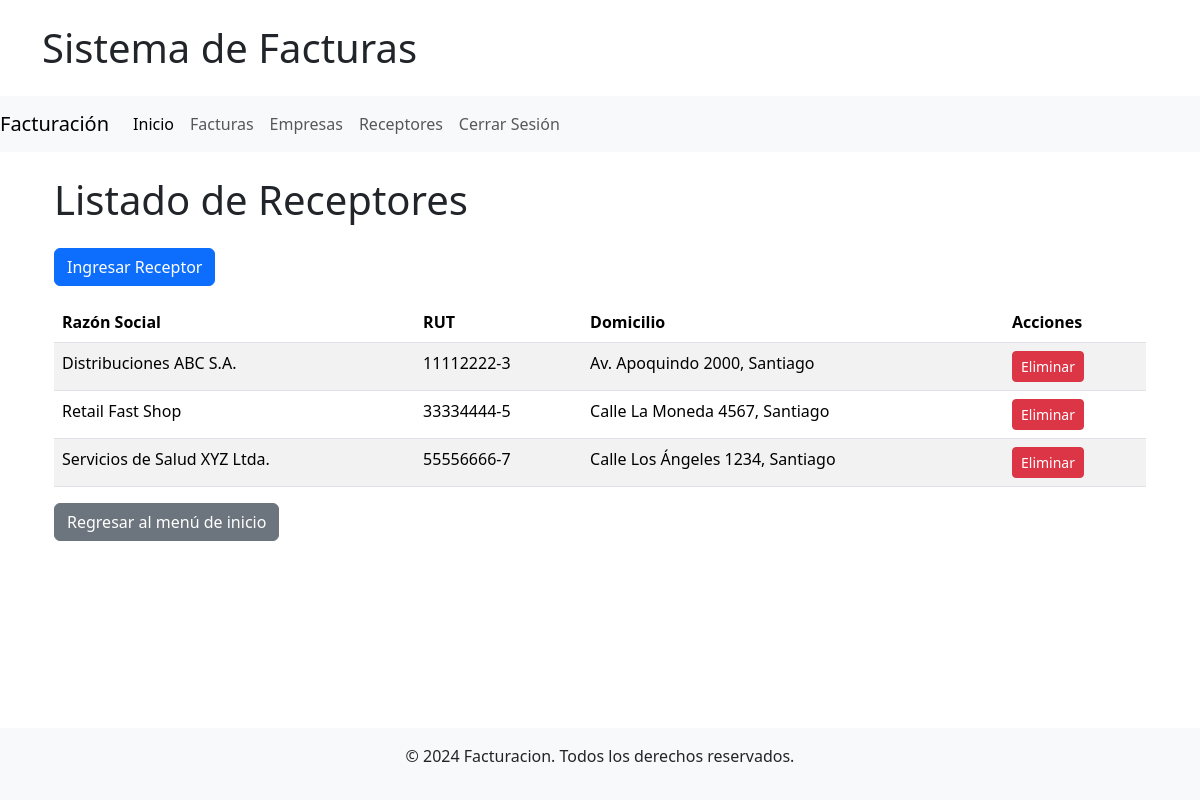
The app's page /receptores/ (signed in), older data.
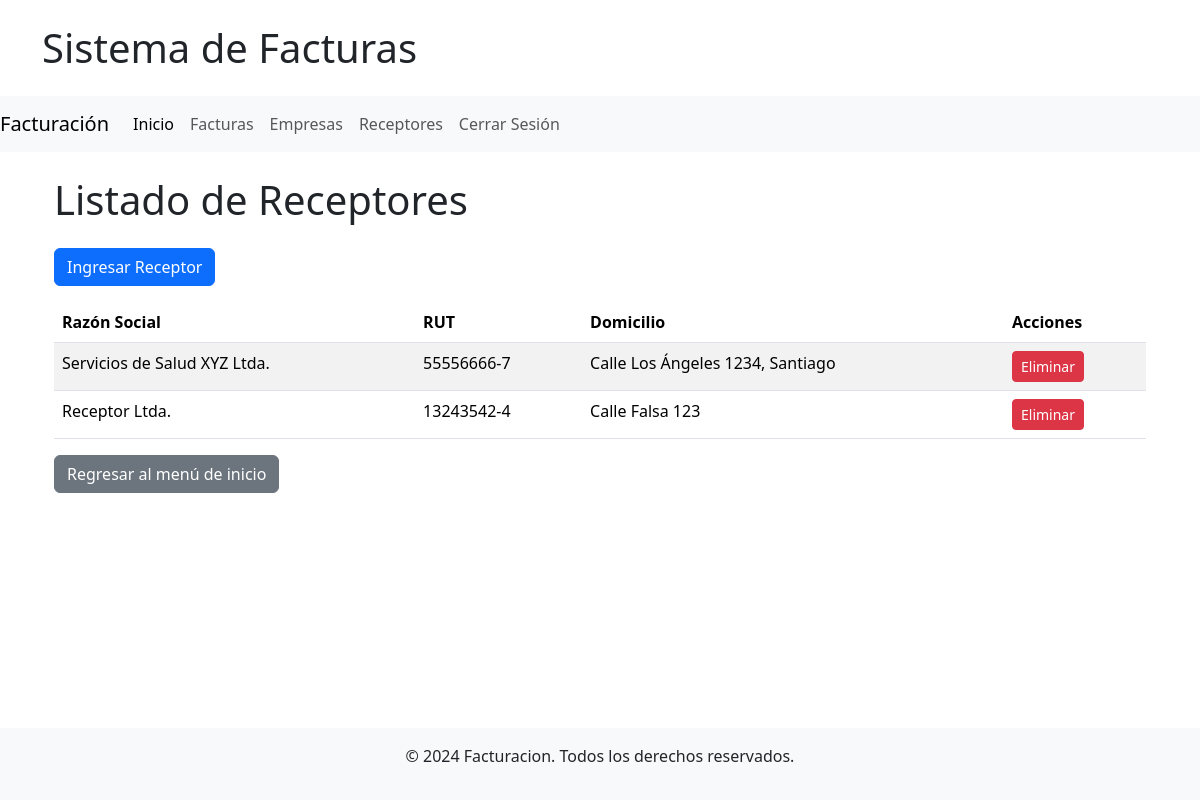
The same page, newer data.
### facturas_aplicacion/models.py (models this page shows, shortened)
class Receptor(models.Model):
    razon_social = models.CharField(max_length=255)
    rut = models.CharField(max_length=12, unique=True)
    domicilio = models.CharField(max_length=255)

### facturas_aplicacion/views.py (the view)
# urls.py: path('receptores/', login_required(ReceptorListView.as_view()), name='receptor_list'),
class ReceptorListView(View):
    def get(self, request):
        receptores= Receptor.objects.all()
        return render(request, 'lista_receptores.html', {'receptores': receptores})

### facturas_aplicacion/templates/lista_receptores.html (shortened to what this page needs)
{% extends 'base.html' %}
{% block template %}
<div class="container mt-4">
    <h1 class="mb-4">Listado de Receptores</h1>
    <div class="mb-3">
        <a href="{% url 'receptor_create' %}" class="btn btn-primary">Ingresar Receptor</a>
    </div>
    <table class="table table-striped">
        <thead class="thead-dark">
            <tr>
                <th>Razón Social</th>
                <th>RUT</th>
                <th>Domicilio</th>
                <th>Acciones</th>
            </tr>
        </thead>
        <tbody>
            {% for receptor in receptores %}
                <tr>
                    <td>{{ receptor.razon_social }}</td>
                    <td>{{ receptor.rut }}</td>
                    <td>{{ receptor.domicilio }}</td>
                    <td>
                        <a href="{% url 'receptor_delete' receptor.pk %}" class="btn btn-danger btn-sm">Eliminar</a>
                    </td>
                </tr>
            {% empty %}
                <tr>
                    <td colspan="4" class="text-center">No hay receptores disponibles.</td>
                </tr>
            {% endfor %}
        </tbody>
    </table>
    <a href="/" class="btn btn-secondary">Regresar al menú de inicio</a>
</div>
{% endblock %}

### facturas_aplicacion/templates/base.html (shortened to what this page needs)
<!DOCTYPE html>
<html lang="es">
<head>
    <link href="https://cdn.jsdelivr.net/npm/bootstrap@5.3.3/dist/css/bootstrap.min.css" rel="stylesheet">
</head>
<body>
    {% include 'header.html' %}
    {% include 'navbar.html' %}
    <div class="container mt-4">
        {% block template %}
        {% endblock %}
    </div>
<div class="fixed-bottom">{% include 'footer.html' %}</div>
</body>
</html>

### facturas_aplicacion/templates/header.html
<header>
    <div class="container">
        <div class="row">
            <div class="col-12">
                <h1 class="my-4">Sistema de Facturas</h1>
            </div>
        </div>
    </div>
</header>

### facturas_aplicacion/templates/navbar.html (shortened to what this page needs)
<nav class="navbar navbar-expand-lg navbar-light bg-light">
    <a class="navbar-brand" href="/">Facturación</a>
    <div class="collapse navbar-collapse" id="navbarNav">
        <ul class="navbar-nav">
            <li class="nav-item">
                <a class="nav-link active" href="/">Inicio</a>
            </li>
            <li class="nav-item">
                <a class="nav-link" href="{% url 'factura_list' %}">Facturas</a>
            </li>
            <li class="nav-item">
                <a class="nav-link" href="{% url 'empresa_list' %}">Empresas</a>
            </li>
            <li class="nav-item">
                <a class="nav-link" href="{% url 'receptor_list' %}">Receptores</a>
            </li>
            {% if user.is_authenticated %}
                <li class="nav-item">
                    <a class="nav-link" href="{% url 'logout' %}">Cerrar Sesión</a>
                </li>
            {% endif %}
        </ul>
    </div>
</nav>

### facturas_aplicacion/templates/footer.html
<footer class="bg-light text-center py-3 mt-4 sticky-bottom">
    <p>&copy; 2024 Facturacion. Todos los derechos reservados.</p>
</footer>

Row changes from the older to the newer data that the page shows:
removed Receptor: razon_social "Distribuciones ABC S.A.", rut "11112222-3", domicilio "Av. Apoquindo 2000, Santiago"
removed Receptor: razon_social "Retail Fast Shop", rut "33334444-5", domicilio "Calle La Moneda 4567, Santiago"
added Receptor: razon_social "Receptor Ltda.", rut "13243542-4", domicilio "Calle Falsa 123"
